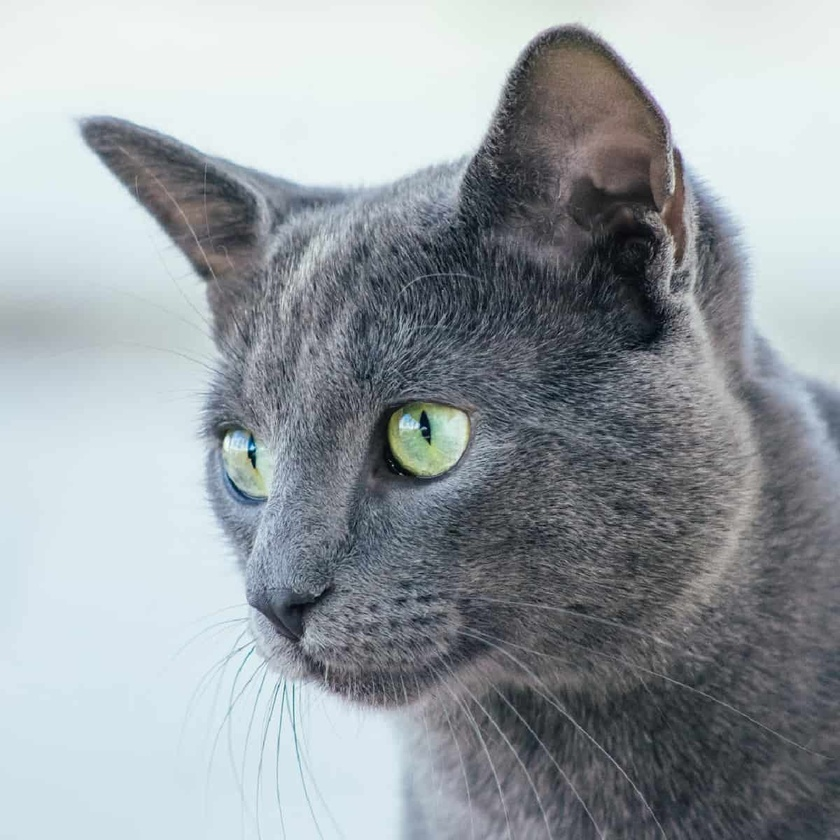
#> input picture class/cat.jpg, 840 x 840 px, shrunk from 1200 x 1200 before the run
$ python main.py
#> lines starting #> are read from the running program, lines starting #| are printed output that depends on the picture; after the words box and inside, x2 and y2 are one past the last pixel; in counts of white or black regions, pixels touching at a corner belong together
import cv2
import numpy as np
import matplotlib.pyplot as plt

image = cv2.imread('cat.jpg', cv2.IMREAD_GRAYSCALE)
#> image: shape (840, 840); min 0, max 253, mean 157.1
if image is None:
    raise FileNotFoundError("Image not found!")

cv2.imshow("Original Image", image)
cv2.waitKey(0)

plt.hist(image.ravel(), 256, [0, 256])
plt.title("Histogram")
plt.show()
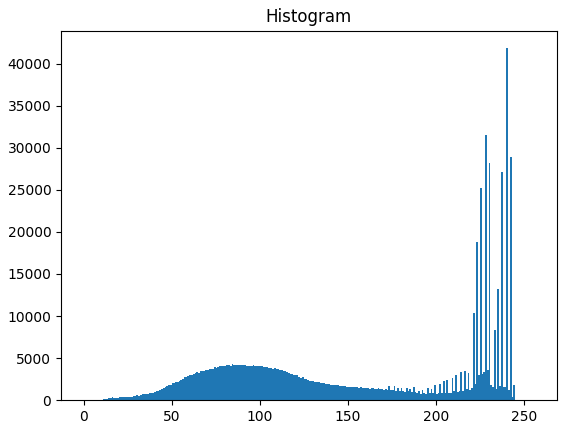
#> figure drawn by matplotlib, 1 panel; tallest bar 41831 high, from x = 240 to 241

_, thresh1 = cv2.threshold(image, 127, 255, cv2.THRESH_BINARY)
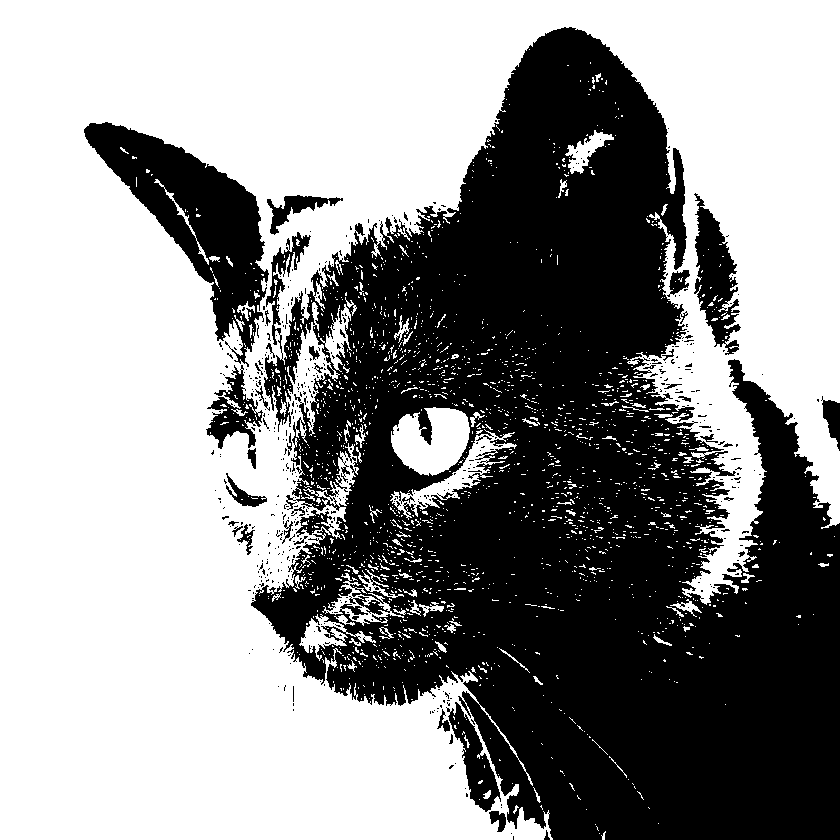
#> thresh1: shape (840, 840); 57.4% white; 496 black regions (457 under 20 px), largest, box (x1, y1, x2, y2) and area: (251, 27, 840, 840) 270760, (84, 122, 269, 367) 16071, (694, 193, 741, 355) 3831
_, thresh2 = cv2.threshold(image, 127, 255, cv2.THRESH_BINARY_INV)
thresh3 = cv2.adaptiveThreshold(image, 255, cv2.ADAPTIVE_THRESH_MEAN_C, cv2.THRESH_BINARY, 11, 2)
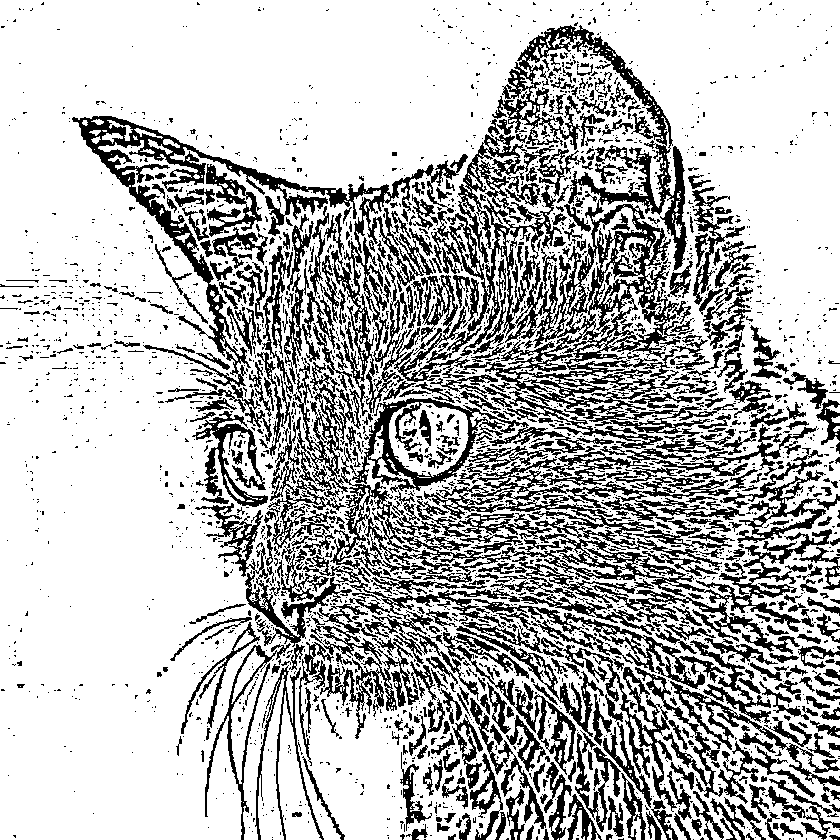
#> thresh3: shape (840, 840); 72.4% white; 2930 black regions (2364 under 20 px), largest, box (x1, y1, x2, y2) and area: (394, 25, 717, 449) 33092, (72, 116, 468, 549) 20558, (303, 447, 832, 739) 19109
thresh4 = cv2.adaptiveThreshold(image, 255, cv2.ADAPTIVE_THRESH_GAUSSIAN_C, cv2.THRESH_BINARY, 11, 2)
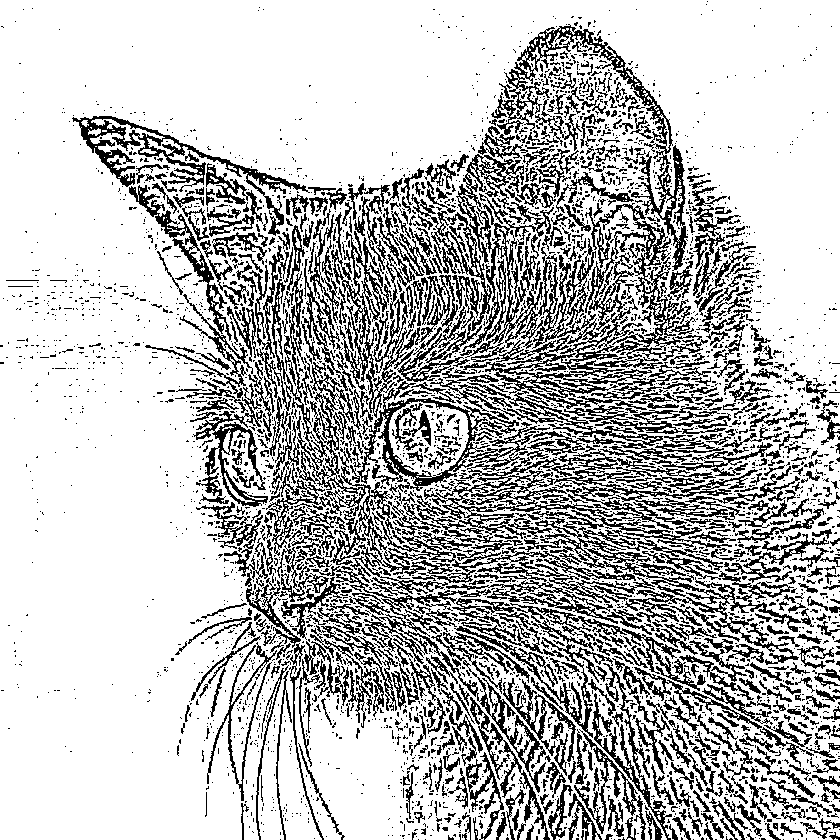
#> thresh4: shape (840, 840); 74.4% white; black in thin lines or dots
_, thresh5 = cv2.threshold(image, 0, 255, cv2.THRESH_BINARY + cv2.THRESH_OTSU)
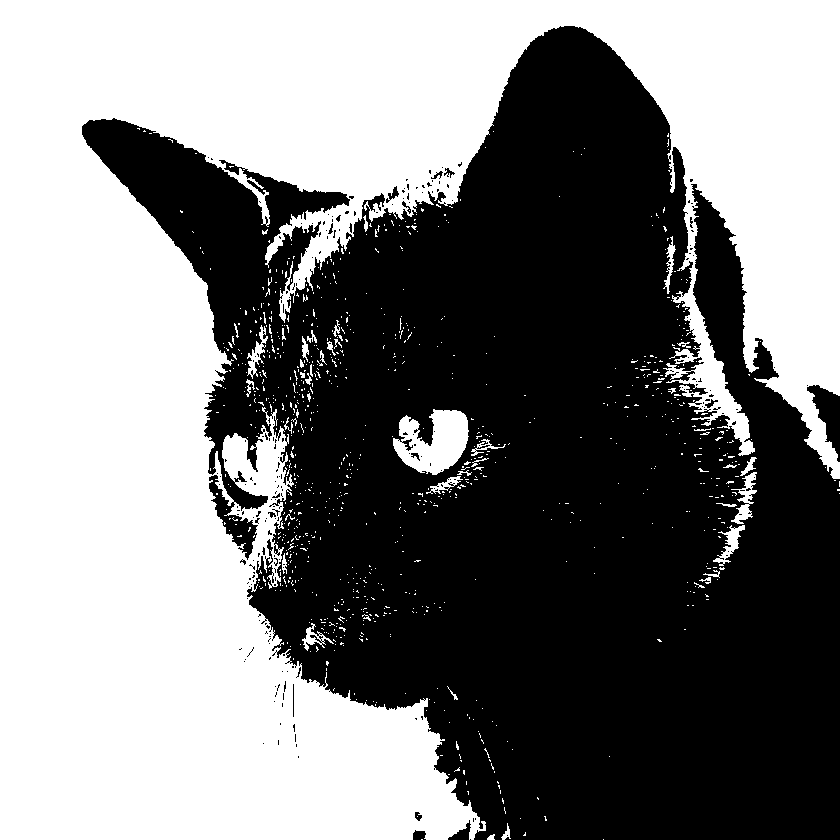
#> thresh5: shape (840, 840); 49.6% white; 928 white regions (884 under 20 px), largest, box (x1, y1, x2, y2) and area: (0, 0, 840, 840) 340448, (393, 409, 469, 475) 3159, (731, 472, 757, 524) 519

titles = ['Original', 'Binary', 'Binary Inv', 'Adaptive Mean', 'Adaptive Gaussian', 'Otsu']
images = [image, thresh1, thresh2, thresh3, thresh4, thresh5]

plt.figure(figsize=(10, 8))
for i in range(6):
    plt.subplot(2, 3, i + 1)
    plt.imshow(images[i], cmap='gray')
    plt.title(titles[i])
    plt.axis('off')
plt.tight_layout()
plt.show()

cv2.destroyAllWindows()
